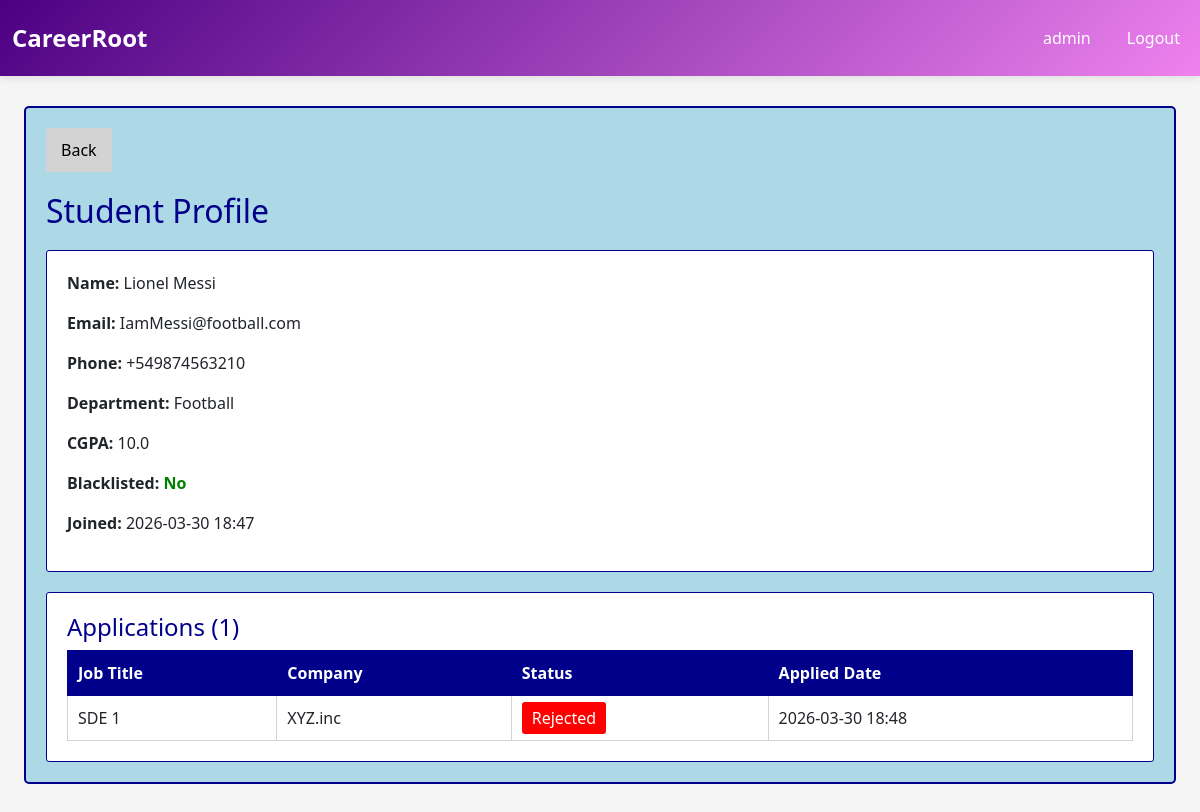
The app's page /admin/student/4 (signed in), older data.
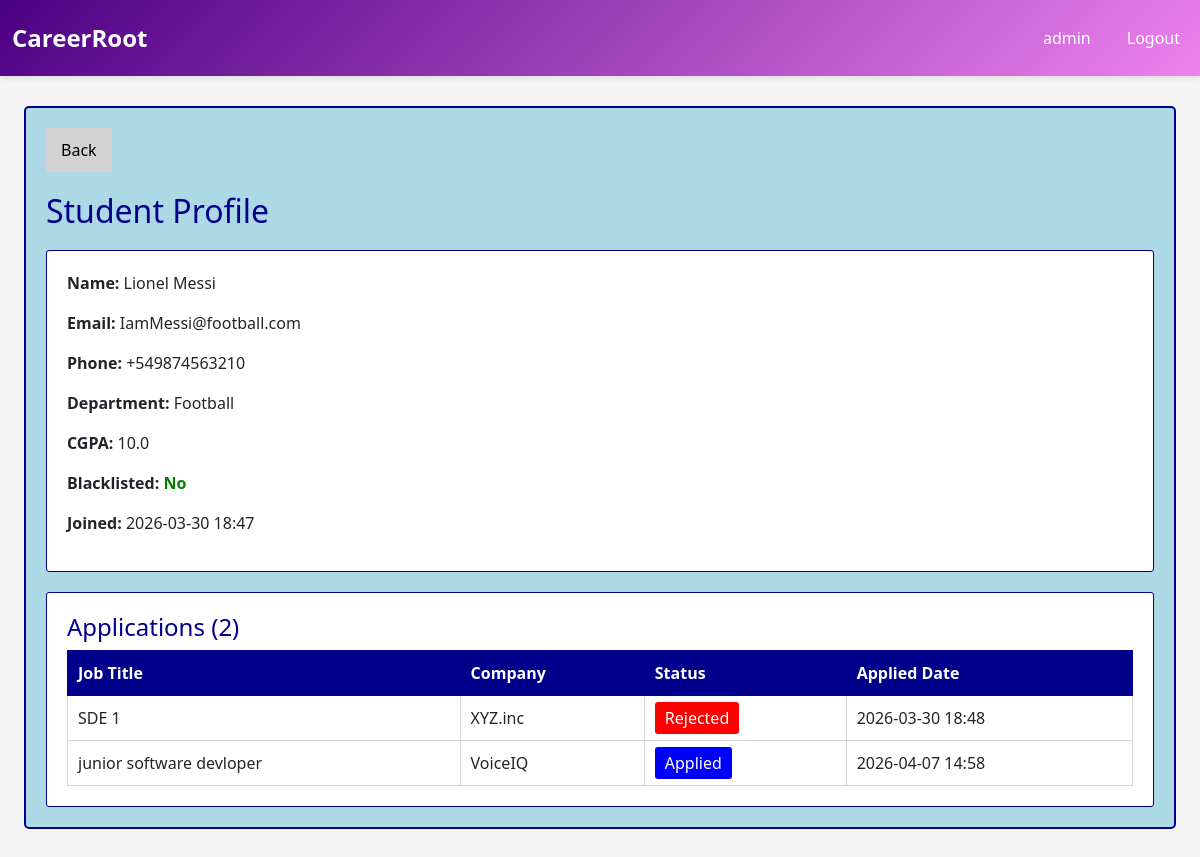
The same page, newer data.
### core/database/models.py (models this page shows, shortened)
class Application(db.Model):
    __tablename__ = 'application'
    application_id = db.Column(db.Integer, primary_key=True, autoincrement=True)
    student_id = db.Column(db.Integer, db.ForeignKey('student.student_id'), nullable=False)
    drive_id = db.Column(db.Integer, db.ForeignKey('placement_drive.drive_id'), nullable=False)
    application_date = db.Column(db.DateTime, default=datetime.utcnow)
    status = db.Column(
        db.String(20),
        default=ApplicationStatus.APPLIED.value,
        nullable=False
    )  #Applied, Shortlisted, Selected, Rejected
    created_at = db.Column(db.DateTime, default=datetime.utcnow)
    updated_at = db.Column(db.DateTime, default=datetime.utcnow, onupdate=datetime.utcnow)
    placement = db.relationship('Placement', backref='application', uselist=False, cascade='all, delete-orphan')
    __table_args__ = (db.UniqueConstraint('student_id', 'drive_id', name='unique_student_drive'),)

class PlacementDrive(db.Model):
    __tablename__ = 'placement_drive'
    drive_id = db.Column(db.Integer, primary_key=True, autoincrement=True)
    company_id = db.Column(db.Integer, db.ForeignKey('company.company_id'), nullable=False)
    job_title = db.Column(db.String(150), nullable=False)
    job_description = db.Column(db.Text, nullable=True)
    eligibility_criteria = db.Column(db.Text, nullable=True)
    skills_required = db.Column(db.Text, nullable=True)  #comma separated skills
    experience_required = db.Column(db.String(100), nullable=True)  #e.g., 0-2 years
    salary_range = db.Column(db.String(100), nullable=True)  #e.g., 5-8 LPA
    application_deadline = db.Column(db.DateTime, nullable=False)
    status = db.Column(
        db.String(20),
        default=DriveStatus.PENDING.value,
        nullable=False
    )  # pending, aproved, closed
    created_at = db.Column(db.DateTime, default=datetime.utcnow)
    updated_at = db.Column(db.DateTime, default=datetime.utcnow, onupdate=datetime.utcnow)
    applications = db.relationship('Application', backref='drive', lazy=True, cascade='all, delete-orphan')
    placements = db.relationship('Placement', backref='drive', lazy=True, cascade='all, delete-orphan')

class Company(UserMixin, db.Model):
    __tablename__ = 'company'
    company_id = db.Column(db.Integer, primary_key=True, autoincrement=True)
    company_name = db.Column(db.String(150), nullable=False)
    email = db.Column(db.String(120), unique=True, nullable=False)
    password = db.Column(db.String(255), nullable=False)
    hr_contact = db.Column(db.String(100), nullable=True)
    website = db.Column(db.String(255), nullable=True)
    approval_status = db.Column(
        db.String(20),
        default=ApprovalStatus.PENDING.value,
        nullable=False
    )  #pending/aproved/rejected
    blacklist_status = db.Column(db.Boolean, default=False)  # True = blacklisted
    created_at = db.Column(db.DateTime, default=datetime.utcnow)
    updated_at = db.Column(db.DateTime, default=datetime.utcnow, onupdate=datetime.utcnow)
    drives = db.relationship('PlacementDrive', backref='company', lazy=True, cascade='all, delete-orphan')

### core/routes/admin.py (the view)
@admin_bp.route('/student/<int:student_id>')
@login_required
def view_student(student_id):
    if not check_admin():
        return redirect(url_for('auth.homepage'))
    student = Student.query.get(student_id)
    if not student:
        flash('Student not found', 'danger')
        return redirect(url_for('admin.admin_dashboard'))
    applications = Application.query.filter_by(student_id=student_id).all()
    return render_template('admin_student_profile.html', student=student, applications=applications)

### app.py (called while the page is built, shortened)
@login_manager.user_loader
def load_user(user_id):
    from core.database.models import Admin, Company, Student
    admin = Admin.query.get(int(user_id))
    if admin:
        return admin

### core/routes/admin.py (called while the page is built)
def check_admin():
    if session.get('user_type') != 'admin':
        flash('Unauthorized access', 'danger')
        return False
    return True

### templates/admin_student_profile.html (shortened to what the changed rows need)
{% extends "base.html" %}
{% block content %}
<div class="container" style="margin-top:30px; margin-bottom:30px;">
    <div style="background-color:lightblue; padding:20px; border:2px solid darkblue; border-radius:5px;">
        <h2 style="color:darkblue; margin-bottom:20px;">Student Profile</h2>
        <div style="background-color:white; padding:20px; border:1px solid darkblue; border-radius:3px;">
            <h4 style="color:darkblue; margin-top:0;">Applications ({{ applications|length }})</h4>
            {% if applications %}
                <table style="width:100%; border-collapse:collapse; background-color:white;">
                    <thead>
                        <tr style="background-color:darkblue; color:white;">
                            <th style="padding:10px; border:1px solid darkblue; text-align:left;">Job Title</th>
                            <th style="padding:10px; border:1px solid darkblue; text-align:left;">Company</th>
                            <th style="padding:10px; border:1px solid darkblue; text-align:left;">Status</th>
                            <th style="padding:10px; border:1px solid darkblue; text-align:left;">Applied Date</th>
                        </tr>
                    </thead>
                    <tbody>
                        {% for app in applications %}
                            <tr style="border-bottom:1px solid lightgray;">
                                <td style="padding:10px; border:1px solid lightgray;">{{ app.drive.job_title }}</td>
                                <td style="padding:10px; border:1px solid lightgray;">{{ app.drive.company.company_name }}</td>
                                <td style="padding:10px; border:1px solid lightgray;">
                                    {% if app.status == 'Applied' %}
                                        <span style="background-color:blue; color:white; padding:5px 10px; border-radius:3px;">Applied</span>
                                    {% elif app.status == 'Shortlisted' %}
                                        <span style="background-color:green; color:white; padding:5px 10px; border-radius:3px;">Shortlisted</span>
                                    {% elif app.status == 'Interview' %}
                                        <span style="background-color:yellow; color:black; padding:5px 10px; border-radius:3px;">Interview</span>
                                    {% elif app.status == 'Selected' %}
                                        <span style="background-color:green; color:white; padding:5px 10px; border-radius:3px;">Selected</span>
                                    {% elif app.status == 'Rejected' %}
                                        <span style="background-color:red; color:white; padding:5px 10px; border-radius:3px;">Rejected</span>
                                    {% endif %}
                                </td>
                                <td style="padding:10px; border:1px solid lightgray;">{{ app.application_date.strftime('%Y-%m-%d %H:%M') }}</td>
                            </tr>
                        {% endfor %}
                    </tbody>
                </table>
            {% else %}
                <p style="text-align:center; color:red;">No applications yet</p>
            {% endif %}
        </div>
    </div>
</div>
{% endblock %}

Row changes from the older to the newer data that the page shows:
added Application: drive.job_title "junior software devloper", drive.company.company_name "VoiceIQ", status "Applied", application_date "2026-04-07 14:58"
Text that changed along with them:
{{ applications|length }}: "1" → "2"
